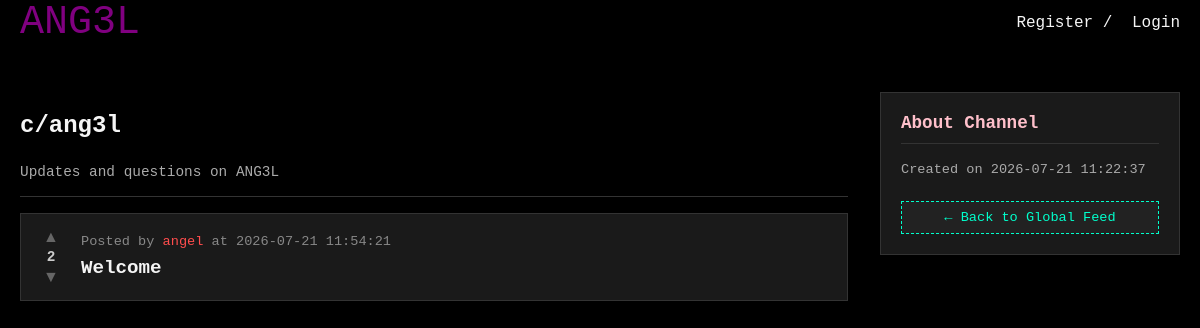
The app's page /c/ang3l, older data.
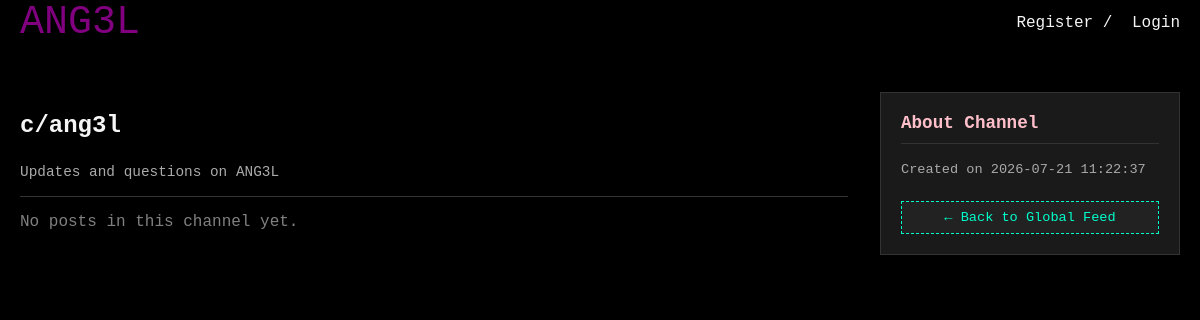
The same page, newer data.
### tables this page shows
CREATE TABLE posts (
    id INTEGER PRIMARY KEY AUTOINCREMENT,
    subchannel_id INTEGER NOT NULL,
    user_id INTEGER NOT NULL,
    title TEXT NOT NULL,
    body TEXT NOT NULL,
    votes_count INTEGER DEFAULT 0,
    created_at DATETIME DEFAULT CURRENT_TIMESTAMP,
    FOREIGN KEY (subchannel_id) REFERENCES subchannels(id) ON DELETE CASCADE,
    FOREIGN KEY (user_id) REFERENCES users(id) ON DELETE CASCADE
);

CREATE TABLE users (
    id INTEGER PRIMARY KEY AUTOINCREMENT,
    username TEXT UNIQUE NOT NULL,
    password_hash TEXT NOT NULL,
    is_admin INTEGER DEFAULT 0,
    created_at DATETIME DEFAULT CURRENT_TIMESTAMP
, role TEXT DEFAULT 'member', karma INTEGER DEFAULT 0);

### db.php (called while the page is built, shortened)
<?php
if (!function_exists('getRoleColor')) {
    function getRoleColor($role) {
        switch ($role) {
            case 'admin': return '#FF4D4D';
        }
    }
}

### public/channel.php (the view, shortened to what this page needs)
<?php
require_once __DIR__ . '/../db.php';
$name = $_GET['name'] ?? '';
$stmt_chan = $db->prepare("SELECT * FROM subchannels WHERE name = ?");
$stmt_chan->execute([$name]);
$channel = $stmt_chan->fetch(PDO::FETCH_ASSOC);
$current_logged_in_user = $_SESSION['user_id'] ?? '';
$stmt_posts = $db->prepare("
    SELECT p.*, u.username, u.role, c.name as channel_name,
    (SELECT vote_type FROM votes WHERE user_id = ? AND post_id = p.id) as user_vote
    FROM posts p
    JOIN users u ON p.user_id = u.id
    JOIN subchannels c ON p.subchannel_id = c.id
    WHERE p.subchannel_id = ?
    ORDER BY p.created_at DESC
");
$stmt_posts->execute([$current_logged_in_user, $channel['id']]);
$posts = $stmt_posts->fetchAll(PDO::FETCH_ASSOC);
?>
<!DOCTYPE html>
<html>
<head>
    <link rel="stylesheet" type="text/css" href="/css/header.css">
    <link rel="stylesheet" type="text/css" href="/css/index.css">
</head>
<body>
    <?php include __DIR__ . '/../includes/header.php'; ?>
    <div class="wrapper">
        <div class="feed-container">
            <div style="display: flex; justify-content: space-between; align-items: center;">
                <h2>c/<?php echo htmlspecialchars($channel['name'], ENT_QUOTES, 'UTF-8'); ?></h2>
            </div>
            <?php if (!empty($channel['description'])): ?>
                <p style="color: #aaa; margin-top: 5px; font-size: 0.9rem;"><?php echo htmlspecialchars($channel['description'], ENT_QUOTES, 'UTF-8'); ?></p>
            <?php endif; ?>
            <hr style="border: 0; border-top: 1px solid #333; margin: 1rem 0;">
            <?php if (empty($posts)): ?>
                <p style="color: gray;">No posts in this channel yet.</p>
            <?php else: ?>
                <?php foreach ($posts as $post): ?>
                    <div class="post-card" data-post-id="<?php echo $post['id']; ?>">
                        <div class="vote-section">
                            <button class="vote-btn upvote <?php echo ($post['user_vote'] == 1) ? 'active' : ''; ?>" onclick="castVote('<?php echo $post['id']; ?>', 1)">▲</button>
                            <span class="vote-count" id="vote-count-<?php echo $post['id']; ?>"><?php echo $post['votes_count']; ?></span>
                            <button class="vote-btn downvote <?php echo ($post['user_vote'] == -1) ? 'active' : ''; ?>" onclick="castVote('<?php echo $post['id']; ?>', -1)">▼</button>
                        </div>
                        <div class="post-content">
                            <div class="meta">
                                Posted by
                                <a href="/u/<?php echo htmlspecialchars($post['username'], ENT_QUOTES, 'UTF-8'); ?>" style="color: <?php echo getRoleColor($post['role']); ?>; text-decoration: none;">
                                    <?php echo htmlspecialchars($post['username'], ENT_QUOTES, 'UTF-8'); ?>
                                </a>
                                at <?php echo $post['created_at']; ?>
                            </div>
                            <a class="post-title" href="/post.php?id=<?php echo $post['id']; ?>"><?php echo htmlspecialchars($post['title'], ENT_QUOTES, 'UTF-8'); ?></a>
                        </div>
                    </div>
                <?php endforeach; ?>
            <?php endif; ?>
        </div>
        <div class="sidebar">
            <h3>About Channel</h3>
            <p style="color: #aaa; font-size: 0.85rem;">Created on <?php echo $channel['created_at'] ?? 'N/A'; ?></p>
            <div style="margin-top: 1.5rem; text-align: center;">
                <a href="/index.php" style="display: block; background: #222; color: #00ffcc; border: 1px dashed #00ffcc; padding: 8px; text-decoration: none; font-size: 0.85rem;">← Back to Global Feed</a>
            </div>
        </div>
    </div>
</body>
</html>

Row changes from the older to the newer data that the page shows:
removed posts: votes_count "2", user.username "angel", created_at "2026-07-21 11:54:21", title "Welcome"
Text that changed along with them:
text now shown: "No posts in this channel yet."
